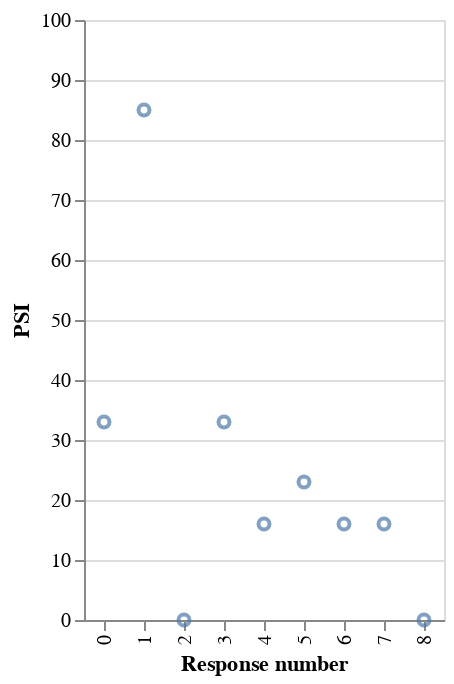

Source (notebook cell):
### Markdown cell above
## Outliers
When analyzing psychological safety, it is important to look at outliers as well as averages: It is important that *everyone* on the team feel psychologically safe - if that is not the case, we cannot consider the environment fully inclusive, nor can we expect it to bring out the best in everyone on the team.


### PSI-scores: the distribution
This is the distribution of PSI scores:

### Code cell
(render-mime "application/vnd.vegalite.v3+json" 
             {
                  :$schema "https://vega.github.io/schema/vega-lite/v4.json",
                  :description "Distribution of psych safety scores"
                  :data {:values (map-indexed (fn [i x] (assoc x :index i)) 
                                  (->>     
                                    (get-in psych-safety-results [:response-stats :response-scores])
                                    (map :measures)
                                    (filter #(not (Double/isNaN (:avg %))))))}
                  :mark "point"
                  :encoding {
                    :y {:field :psi :type "quantitative" :scale {:domain [0 100]} :title "PSI"}
                    :x {:field :index :type "ordinal" :title "Response number"}
                  }
                })

### Figure 1 — Vega-Lite specification as saved in the notebook (floating-point values rounded to 4 significant figures)
{"$schema": "https://vega.github.io/schema/vega-lite/v4.json", "data": {"values": [{"avg": 3, "index": 0, "psi": 33}, {"avg": 6.143, "index": 1, "psi": 85}, {"avg": 1, "index": 2, "psi": 0}, {"avg": 3, "index": 3, "psi": 33}, {"avg": 2, "index": 4, "psi": 16}, {"avg": 2.429, "index": 5, "psi": 23}, {"avg": 2, "index": 6, "psi": 16}, {"avg": 2, "index": 7, "psi": 16}, {"avg": 1, "index": 8, "psi": 0}]}, "description": "Distribution of psych safety scores", "encoding": {"x": {"field": "index", "title": "Response number", "type": "ordinal"}, "y": {"field": "psi", "scale": {"domain": [0, 100]}, "title": "PSI", "type": "quantitative"}}, "mark": "point"}
